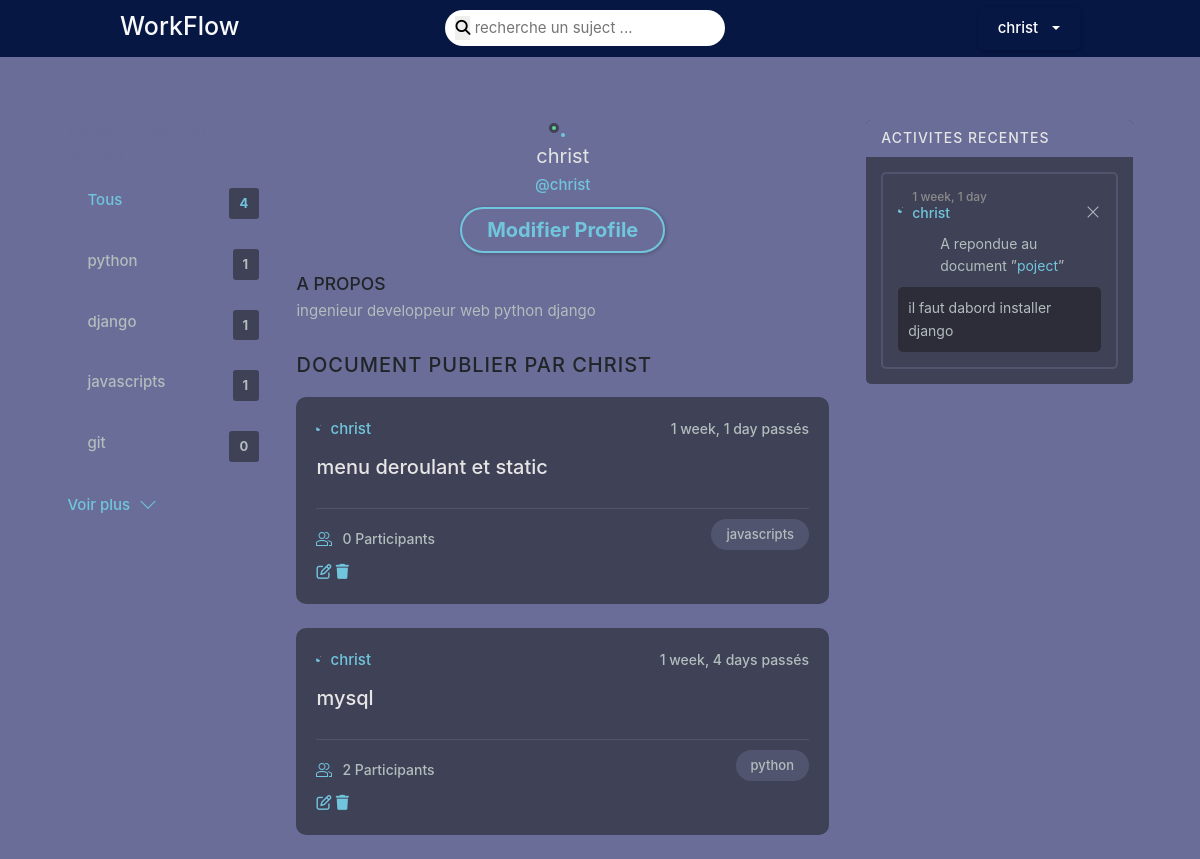
Page /profile/1/ (signed in) on the earlier database version.
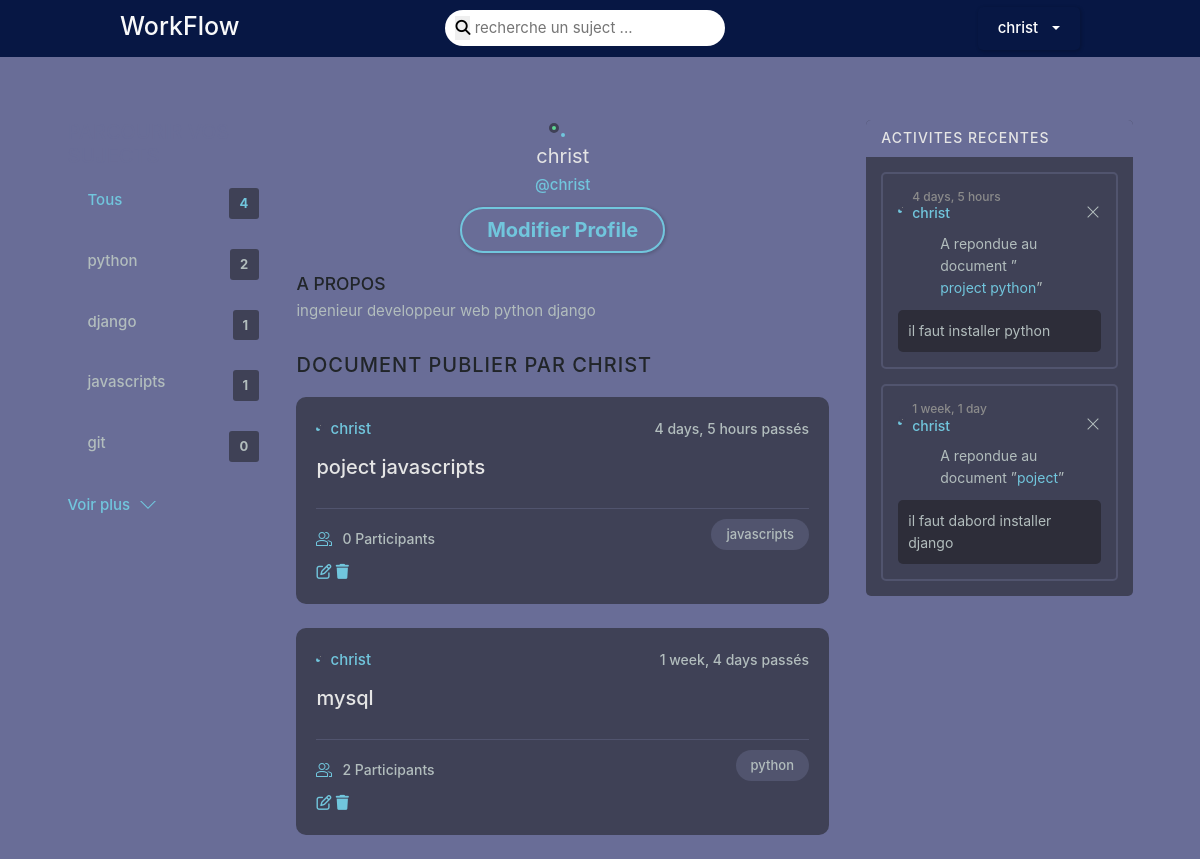
Same page on the later database version.
### forum/models.py (models this page shows, shortened)
class Suject(models.Model):
    noms_suj = models.CharField(max_length=200)
    group = models.ForeignKey(Group,on_delete=models.CASCADE,null=True,blank=True)

class Document(models.Model):
    auteur = models.ForeignKey(User,on_delete=models.SET_NULL,null=True)
    suject = models.ForeignKey(Suject,on_delete=models.SET_NULL,null=True)
    group = models.ForeignKey(Group, on_delete=models.CASCADE, null=True, blank=True)
    noms_doc = models.CharField(max_length=200)
    description = models.TextField(null=True,blank=True)
    participant = models.ManyToManyField(User, related_name='participant',blank=True)
    modifier_doc = models.DateTimeField(auto_now=True)
    creer_doc = models.DateTimeField(auto_now_add=True)
    class Meta:
        ordering = ['-modifier_doc','-creer_doc']

class Message(models.Model):
    user = models.ForeignKey(User,on_delete=models.CASCADE)
    document = models.ForeignKey(Document,on_delete=models.CASCADE)
    group = models.ForeignKey(Group, on_delete=models.CASCADE, null=True, blank=True)
    corp = models.TextField()
    modifier_message = models.DateTimeField(auto_now=True)
    creer_message = models.DateTimeField(auto_now_add=True)
    class Meta:
        ordering = ['-creer_message']

### authuser/models.py (models this page shows)
class User(AbstractUser):
    username = models.CharField(max_length=500, null=True)
    email = models.EmailField(unique=True, null=True)
    bio = models.TextField(null=True)
    localisation = models.CharField(max_length=100,null=True)
    avatar = models.ImageField(upload_to='media/avataruser', null=True,blank=True)
    USERNAME_FIELD = 'email'
    REQUIRED_FIELDS = ['username']

### authuser/views.py (the view)
# urls.py: path('profile/<int:pk>/',views.profile,name='profile'),
@login_required(login_url='login')
def profile(request,pk):
    user = User.objects.get(id=pk)
    document = user.document_set.all()
    message = user.message_set.all()
    suject = Suject.objects.all()
    context = {
        'user':user,
        'document':document,
        'message':message,
        'suject':suject
    }
    return render(request,'authuser/profile.html',context)

### templates/authuser/profile.html (shortened to what this page needs)
{% extends 'menu/base.html' %}
{% load static %}
{% block content %}
{% include 'menu/navbar.html' %}
<br><br><br><br>
<main class="profile-page layout layout--3">
    <div class="container">
    <div class="topics">
        <div class="topics__header">
            <h2>Parcourir vos sujects</h2>
        </div>
        <ul class="topics__list">
          <li>
              <a href="{% url 'accueil' %}" class="active">Tous <span>{{suject.count}}</span></a>
          </li>
          {% for suj in suject %}
          <li>
              <a href="{% url 'accueil' %}?q={{suj.noms_suj}}">{{suj.noms_suj}}<span>{{suj.document_set.all.count}}</span></a>
          </li>
          {% endfor %}
      </ul>
        <a class="btn btn--link" href="">
            Voir plus
            <svg version="1.1" xmlns="http://www.w3.org/2000/svg" width="32" height="32" viewBox="0 0 32 32">
                <title>Voir plus</title>
                <path d="M16 21l-13-13h-3l16 16 16-16h-3l-13 13z"></path>
            </svg>
        </a>
    </div>
      <div class="roomList">
        <div class="profile">
          <div class="profile__avatar">
            <div class="avatar avatar--large active">
            </div>
          </div>
          <div class="profile__info">
            <h3>{{user.username}}</h3>
            <p>@{{user.username}}</p>
            {% if request.user == user %}
            <a href="{% url 'modifier-profile' %}" class="btn btn--main btn--pill">Modifier Profile</a>
            {% endif %}
          </div>
          <div class="profile__about">
            <h3 class="text-dark">A propos</h3>
            <p>
             {{user.bio}}
            </p>
          </div>
        </div>
        <div class="roomList__header">
          <div>
            <h2 class="text-dark">Document publier par  {{user.username}}</a>
            </h2>
          </div>
        </div>
        {% include 'menu/feed.html' %}
      </div>
      <div class="activities">
        <div class="activities__header">
            <h2>Activites Recentes</h2>
        </div>
        {% for mes in message %}
        <div class="activities__box">
            <div class="activities__boxHeader roomListRoom__header">
                <a href="" class="roomListRoom__author">
                    <div class="avatar avatar--small">
                    </div>
                    <p>
                        <span>{{mes.creer_message|timesince}} </span>
                        {{mes.user.username}}
                    </p>
                </a>
                <div class="roomListRoom__actions">
                  {% if request.user == mes.user %}
                    <a href="{% url 'delete-message' mes.id %}">
                        <svg version="1.1" xmlns="http://www.w3.org/2000/svg" width="32" height="32" viewBox="0 0 32 32">
                            <title>supprimer</title>
                            <path
                                d="M27.314 6.019l-1.333-1.333-9.98 9.981-9.981-9.981-1.333 1.333 9.981 9.981-9.981 9.98 1.333 1.333 9.981-9.98 9.98 9.98 1.333-1.333-9.98-9.98 9.98-9.981z">
                            </path>
                        </svg>
                    </a>
                    {% endif %}
                </div>
            </div>
            <div class="activities__boxContent">
                <p>A repondue au document ”<a href="{% url 'document' mes.document.id %}">{{mes.document.noms_doc}}</a>”</p>
                <div class="activities__boxRoomContent">{{mes.corp}}</div>
            </div>
        </div>
        {% endfor %}
    </div>
    </div>
  </main>
{% endblock %}

### templates/menu/feed.html (shortened to what this page needs)
{% load static %}
{% for doc in document %}
<div class="roomListRoom">
    <div class="roomListRoom__header">
        <a href="{% url 'profile' doc.auteur.id %}" class="roomListRoom__author">
            <div class="avatar avatar--small">
            </div>
            <span>{{doc.auteur.username}}</span>
        </a>
        <div class="roomListRoom__actions">
            <span>
                {{doc.creer_doc|timesince}} passés <br>
            </span>
        </div>
    </div>
    <div class="roomListRoom__content">
        <a href="{% url 'document' doc.id %}">{{doc.noms_doc}}</a>
    </div>
    <div class="roomListRoom__meta">
        <a href="" class="roomListRoom__joined">
            {% if doc.participant.all.count == 1 %}
            {{doc.participant.all.count}} participant
            {% else %}
            {{doc.participant.all.count}} Participants
            {% endif %}
        </a>
        <p class="roomListRoom__topic">{{doc.suject.noms_suj}}</p>
    </div>
    {% if doc.auteur == request.user %}
    <a href="{% url 'modifier-document' doc.id %}"><i class="fa-regular fa-pen-to-square"></i></a>
    <a href="{% url 'delete' doc.id %}"><i class="fa-solid fa-trash"></i></a>
    {% endif %}
</div>
{% endfor %}

Differences in the rows shown:
removed Document: auteur.username "christ", creer_doc "1 week, 1 day", noms_doc "menu deroulant et static", participant.all.count "0", suject.noms_suj "javascripts"
computed for Suject "python": document_set.all.count "1" → "2"
added Document: auteur.username "christ", creer_doc "4 days, 5 hours", noms_doc "poject javascripts", participant.all.count "0", suject.noms_suj "javascripts"
added Message: creer_message "4 days, 5 hours", user.username "christ", document.noms_doc "project python", corp "il faut installer python"
